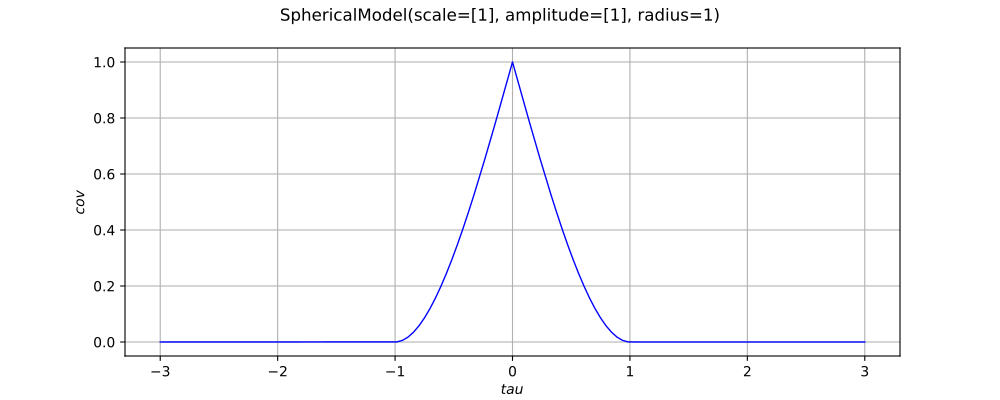

Write Python code to recreate this figure.
import openturns as ot
from matplotlib import pyplot as plt
from openturns.viewer import View
if ot.SphericalModel().__class__.__name__ == 'ExponentialModel':
    covarianceModel = ot.ExponentialModel([0.5], [5.0])
elif ot.SphericalModel().__class__.__name__ == 'GeneralizedExponential':
    covarianceModel = ot.GeneralizedExponential([2.0], [3.0], 1.5)
elif ot.SphericalModel().__class__.__name__ == 'ProductCovarianceModel':
    amplitude = [1.0]
    scale1 = [4.0]
    scale2 = [4.0]
    cov1 = ot.ExponentialModel(scale1, amplitude)
    cov2 = ot.ExponentialModel(scale2, amplitude)
    covarianceModel = ot.ProductCovarianceModel([cov1, cov2])
elif ot.SphericalModel().__class__.__name__ == 'RankMCovarianceModel':
    variance = [1.0, 2.0]
    basis = ot.LinearBasisFactory().build()
    covarianceModel = ot.RankMCovarianceModel(variance, basis)
else:
    covarianceModel = ot.SphericalModel()
title = str(covarianceModel)[:100]
if covarianceModel.getInputDimension() == 1:
    scale = covarianceModel.getScale()[0]
    if covarianceModel.isStationary():
        def f(x):
            return [covarianceModel(x)[0, 0]]
        func = ot.PythonFunction(1, 1, f)
        func.setDescription(['$tau$', '$cov$'])
        cov_graph = func.draw(-3.0 * scale, 3.0 * scale, 129)
        cov_graph.setTitle(title)
        fig = plt.figure(figsize=(10, 4))
        cov_axis = fig.add_subplot(111)
        View(cov_graph, figure=fig, axes=[cov_axis], add_legend=False)
    else:
        def f(x):
            return [covarianceModel([x[0]], [x[1]])[0, 0]]
        func = ot.PythonFunction(2, 1, f)
        func.setDescription(['$s$', '$t$', '$cov$'])
        cov_graph = func.draw([-3.0 * scale]*2, [3.0 * scale]*2, [129]*2)
        cov_graph.setTitle(title)
        fig = plt.figure(figsize=(10, 4))
        cov_axis = fig.add_subplot(111)
        View(cov_graph, figure=fig, axes=[cov_axis], add_legend=False, square_axes=True)
elif covarianceModel.getInputDimension() == 2:
    scale = covarianceModel.getScale()
    if covarianceModel.isStationary():
        def f(x):
            return [covarianceModel(x)[0, 0]]
        func = ot.PythonFunction(2, 1, f)
        func.setDescription(['$s$', '$t$', '$cov$'])
        cov_graph = func.draw(-3.0 * scale, 3.0 * scale, [129]*2)
        cov_graph.setTitle(title)
        fig = plt.figure(figsize=(10, 4))
        cov_axis = fig.add_subplot(111)
        View(cov_graph, figure=fig, axes=[cov_axis], add_legend=False, square_axes=True)
